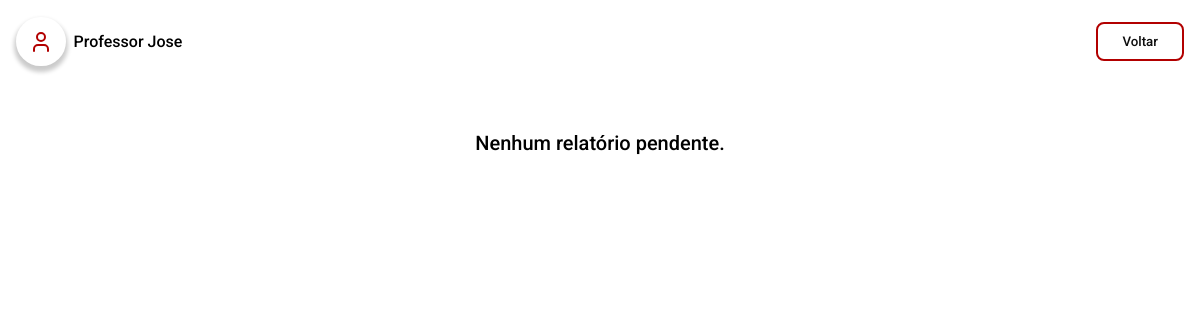
The page /pages/me/relatorios.php (signed in) on the database as committed earlier.
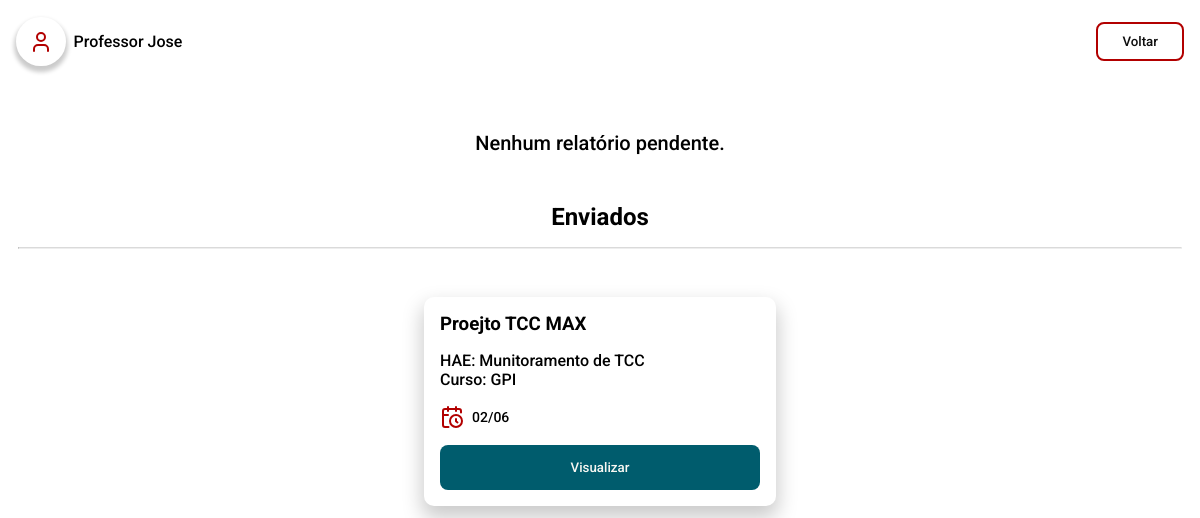
The same page on the database as committed later.
### tables this page shows
CREATE TABLE `tb_relatorio` (
  `id_relatorio` int NOT NULL,
  `id_projeto` int DEFAULT NULL,
  `data_entrega` datetime DEFAULT NULL,
  `pdf_url` text,
  `id_feedback` int DEFAULT NULL,
  `descricoes` json DEFAULT NULL,
  `pdf_nome` varchar(100) DEFAULT NULL,
  `pdf_original_nome` varchar(100) DEFAULT NULL
);

CREATE TABLE `tb_projeto` (
  `id_projeto` int NOT NULL,
  `data_inicio` date NOT NULL,
  `data_final` date NOT NULL,
  `titulo` varchar(40) NOT NULL,
  `id_hae` int DEFAULT NULL,
  `descricoes` json DEFAULT NULL,
  `dias_exec` json DEFAULT NULL
);

CREATE TABLE `tb_hae` (
  `id_hae` int NOT NULL,
  `titulo` varchar(60) NOT NULL,
  `tip_hae` varchar(30) NOT NULL,
  `quant_hae` int NOT NULL,
  `descricao` varchar(500) NOT NULL,
  `data_inicio` date NOT NULL,
  `data_final` date NOT NULL
);

### server/model/Relatorio.php (called while the page is built, shortened)
<?php
include_once __DIR__ . "/Database.php";
class Relatorio
{
    public Database $db;
    public function __construct($id_relatorio = null, $id_projeto = null, $data_entrega = '', $pdf_url = '', $pdf_nome = '')
    {
        $this->db = new Database();
        $this->db->connect_to();
    }
    public function getRelatoriosEnviados($id_docente)
    {
        $enviados = "SELECT r.id_relatorio, r.data_entrega, r.pdf_url, r.pdf_nome, p.titulo as projetoTitulo, h.titulo as haeTitulo, h.tip_hae, i.id_inscricao
                     FROM tb_relatorio r
                     JOIN tb_projeto p ON r.id_projeto = p.id_projeto
                     JOIN tb_inscricao i ON i.id_projeto = p.id_projeto
                     JOIN tb_hae h ON i.id_hae = h.id_hae
                     WHERE i.id_docente = :id_docente
                     ORDER BY r.data_entrega DESC";
        $stmt = $this->db->get_PDO()->prepare($enviados);
        $stmt->bindParam(':id_docente', $id_docente);
        $stmt->execute();
        $result = $stmt->fetchAll(PDO::FETCH_ASSOC);
        return $result ?: [];
    }
}

### server/model/Database.php (called while the page is built, shortened)
<?php
class Database
{
    private string $host = 'localhost';
    private string $db   = 'pi_fatec';
    private string $user = 'root';
    private string $pass = 'root';
    private string $charset = 'utf8mb4';
    private PDO | null $pdo = null;
    public function connect_to()
    {
        $dsn = "mysql:host={$this->host};dbname={$this->db};charset={$this->charset}";
        try {
            $this->pdo = new PDO($dsn, $this->user, $this->pass);
            $this->pdo->setAttribute(PDO::ATTR_ERRMODE, PDO::ERRMODE_EXCEPTION);
        } catch (PDOException $e) {
            echo "❌ Connection failed: " . $e->getMessage();
        }
    }
    public function is_connected()
    {
        return isset($this->pdo);
    }
    public function get_PDO(): PDO | null
    {
        return $this->is_connected() ? $this->pdo : null;
    }
}

### pages/me/relatorios.php (the view, shortened to what this page needs)
<?php
require_once __DIR__ . "/../../server/model/Relatorio.php";
$relatorio = new Relatorio();
?>
<!DOCTYPE html>
<html lang="pt-br">
<head>
  <link rel="stylesheet" href="../../styles/global.css" />
  <link rel="stylesheet" href="../../styles/components.css" />
  <link rel="stylesheet" href="../../styles/relatorios.css" />
</head>
<body>
  <header-fatec
    data-button-title="Voltar"
    data-button-href="../home.php"></header-fatec>
  <section>
    <?php
    $relatorios = $relatorio->getRelatorios($_SESSION["user"]["id_docente"]);
    if (empty($relatorios)) {
      echo '<p class="no-relatorio">Nenhum relatório pendente.</p>';
    }
    ?>
    <?php
    $relatoriosEnviados = $relatorio->getRelatoriosEnviados($_SESSION["user"]["id_docente"]);
    if (count($relatoriosEnviados) > 0) {
      echo "<h2>Enviados</h2>
            <hr />
        ";
      foreach ($relatoriosEnviados as $rel) {
        echo '
              <div class="card-container">
                <div class="card-primary card-rel">
                  <span class="card-rel-title">
                    <h3 class="">' . htmlspecialchars($rel['projetoTitulo']) . '</h3>
                  </span>
                  <span class="card-rel-info">
                    <p>HAE: ' . htmlspecialchars($rel['haeTitulo']) . '</p>
                    <p>Curso: ' . htmlspecialchars($rel['tip_hae']) . '</p>
                  </span>
                  <span class="card-rel-date">
                    <img src="../../public/icons/calendar-clock.svg" alt="calendario" />
                    <p>' . date("d/m", strtotime($rel['data_entrega'])) . '</p>
                  </span>
                  <a href="./preview/relatorio.php?id=' . $rel['id_inscricao'] . '">
                    <button
                      class="button-primary"
                      style="
                        --button-color: var(--fatec-blue-500);
                        --button-color-hover: var(--fatec-blue-700);
                      "
                    >
                      Visualizar
                    </button>
                  </a>
                </div>
              </div>';
      }
    }
    ?>
  </section>
</body>
</html>

Rows that differ between the two databases and show on the page:
added tb_relatorio: id_projeto.titulo "Proejto TCC MAX", tb_hae.titulo "Munitoramento de TCC", tb_hae.tip_hae "GPI", data_entrega "02/06"
Other text that changed with them:
text now shown: "Enviados"
